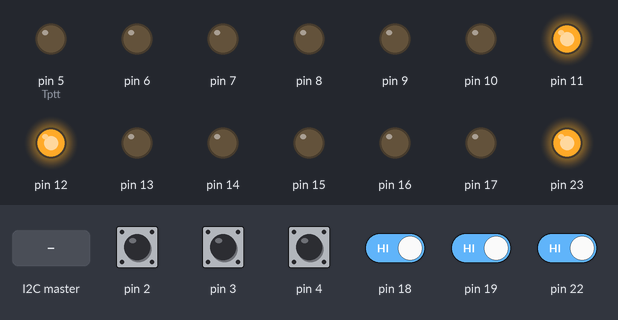
Simulated run of this sketch. Board: Arduino Uno, built with avr-gcc and run on an emulated ATmega328P. Parts: output pins drawn as LEDs (lit = HIGH). The inputs (shaded band) are chosen by the test bench; at power-on: pin 2–4, pin 18, pin 19, pin 22 HIGH.

Above: at 1.2 s.
1.3 s: the I2C master sends the byte 1
At 2.3 s:
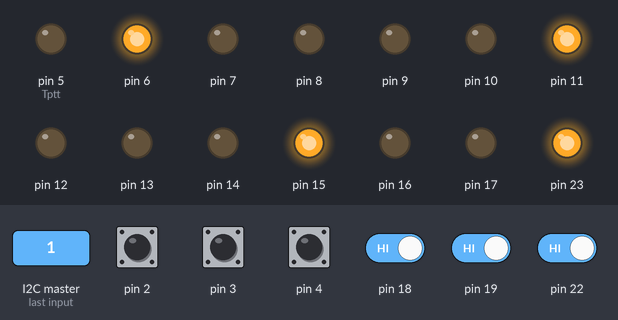
2.8 s: the I2C master sends the byte 0
At 3.4 s:
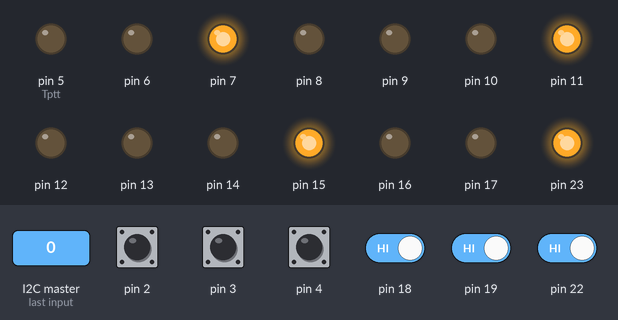
4.3 s: pin 18 driven LOW and pin 19 driven LOW and pin 22 driven LOW
At 4.6 s:
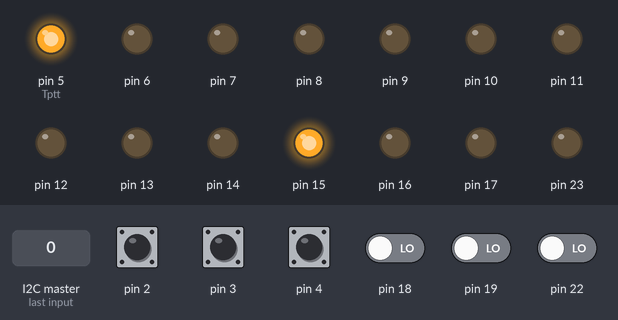
5.8 s: pin 2 pulled LOW for 0.15 s
At 6.9 s:
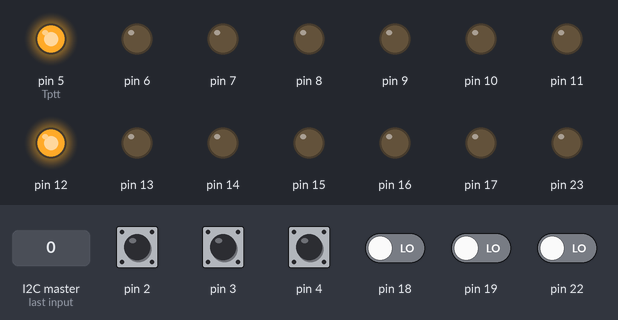
7.4 s: pin 3 pulled LOW for 0.15 s
At 7.47 s:
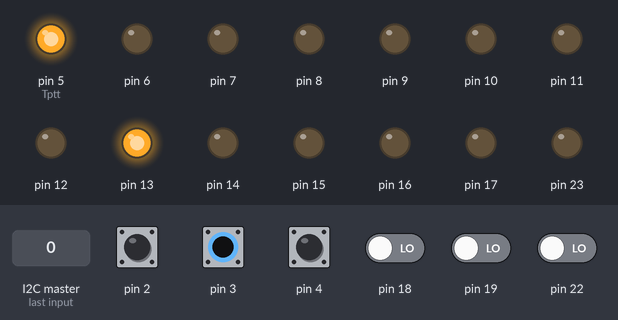
9.0 s: pin 22 driven HIGH
At 9.4 s:
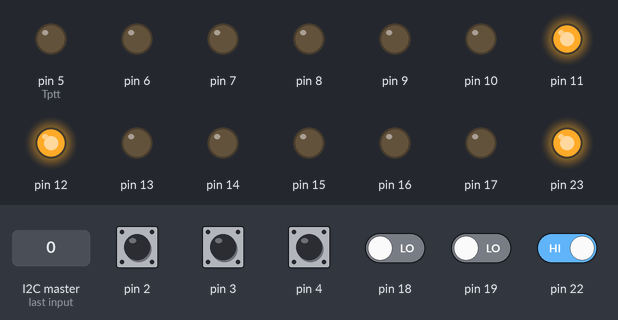
Timing chart, 0 to 11.5 s (numbered marks = the images above; inputs shaded):
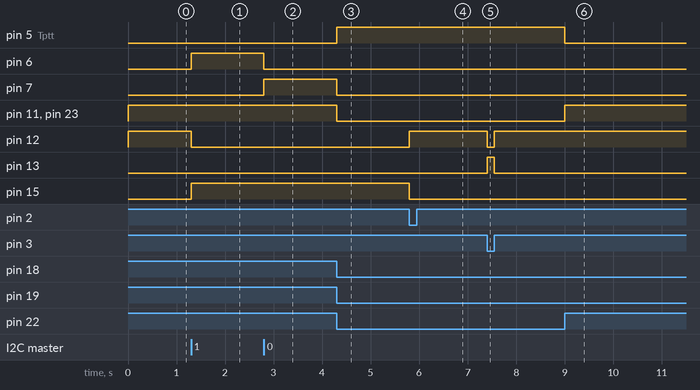

Measured:
- after the input at 1.3 s, pin 6, pin 15: LOW → HIGH at once; pin 12: HIGH → LOW at once
- after the input at 2.8 s, pin 6: HIGH → LOW at once; pin 7: LOW → HIGH at once
- after the input at 4.3 s, pin 5 (Tptt): LOW → HIGH at once; pin 7, pin 11, pin 23: HIGH → LOW at once
- after the input at 5.8 s, pin 12: LOW → HIGH at once; pin 15: HIGH → LOW at once
- after the input at 7.4 s, pin 12: HIGH → LOW at once, → HIGH 0.15 s later; pin 13: LOW → HIGH at once, → LOW 0.15 s later
- after the input at 9.0 s, pin 5 (Tptt): HIGH → LOW at once; pin 11, pin 23: LOW → HIGH at once

The sketch:

HL_Filters.ino
```cpp
// (licence header left out)
/*
                               +-----+
                  +------------| USB |------------+
                  |            +-----+            |
  LP17_15    B5   | [ ]D13/SCK        MISO/D12[ ] |   B4 LPthru
                  | [ ]3.3V           MOSI/D11[ ]~|   B3 HP160
                  | [ ]V.ref     ___    SS/D10[ ]~|   B2 HPthru
  LP30_20    C0   | [ ]A0       / N \       D9[ ]~|   B1 HP80
  LP60_40    C1   | [ ]A1      /  A  \      D8[ ] |   B0 HP40
  LP80       C2   | [ ]A2      \  N  /      D7[ ] |   D7 HP30
  LP160      C3   | [ ]A3       \_0_/       D6[ ]~|   D6 HP17
             C4   | [ ]A4/SDA               D5[ ]~|   D5 Tptt
             C5   | [ ]A5/SCL               D4[ ] |   D4 I3 (Input with pullups)
  n/c     Pin19   | [ ]A6              INT1/D3[ ]~|   D3 I2 (Input with pullups)
  n/c     Pin22   | [ ]A7              INT0/D2[ ] |   D2 I1 (Input with pullups)
                  | [ ]5V                  GND[ ] |
             C6   | [ ]RST                 RST[ ] |   C6 RESET
                  | [ ]GND   5V MOSI GND   TX1[ ] |   D0
                  | [ ]Vin   [ ] [ ] [ ]   RX1[ ] |   D1
                  |          [ ] [ ] [ ]          |
                  |          MISO SCK RST         |
                  | NANO-V3                       |
                  +-------------------------------+

  Rptt = Pin 8 (PB7) Wires to the crystal in an Arduino and N/A. Using it as a data line in this cct.
  I4   = Pin7 (PB6) Crystal input N/A on Arduino. (Input with pullups) on J6 connector
                  http://busyducks.com/ascii-art-arduinos


  PortB 0 HP40    out   | PortC 0 LP30_20 out   | PortD 0 NC    in (Serial) **
        1 HP80    out   |       1 LP60_40 out   |       1 NC    in (Serial) **
        2 HPthru  out   |       2 LP80    out   |       2 I1    in
        3 HP160   out   |       3 LP160   out   |       3 I2    in
        4 LPthru  out   |       4 SDA     in    |       4 I3    in
        5 LP17_15 out   |       5 SCL     in    |       5 Tptt  out
        6 I4      in    |       6 RESET   in    |       6 HP17  out
        7 Rptt    out   |       7 ???     in    |       7 HP30  out

       Pullup on PB6 forces PB7 output Hi and sets Rx mode
       These are the crystal pins and normally set with PORTB, Pullup on PB6 and PB7 output Hi sets Rx
       mode6 = Hi and PORTB, 7 = L0 with no pullups.
    ** Serial in pins needed for bootloading, PORTD, 0 = RXD and PORTD, 1 = TXD with no pullups
*/

////////////////////////////////////////////////////////////////////////////////////////////////////////////
//                                          Code starts here
////////////////////////////////////////////////////////////////////////////////////////////////////////////

// Add includes here
#include "Features_and_Settings.h"
#include <Wire.h>
#if defined(FEATURE_I2C_LCD)    // A 3.3 volt I2C LCD display is used to print debug messages and status
#include <LiquidCrystal_I2C.h>
#endif
// End of includes

//Serial and I2C Globals and constants
#define baudRate 19200
const uint8_t MY_ADDRESS = 0x20; // Fixed by Hermes-Lite requirement
#ifdef FEATURE_I2C_LCD
const uint8_t OTHER_ADDRESS = lcdAddr;
#endif

//char I2C_sendBuf[32];
//uint8_t I2C_recBuf[32];
// uint8_t FILT = 0; //Commands received are placed in this variable

//boolean last_state = HIGH;

struct status {
  uint8_t J16signals;
  uint16_t txFilterNum;
  uint16_t rxFilterNum;
  boolean MOX_State; // true = Rx, false = Tx
  boolean auxValue; // true = switch on 160M Rx filter, false filter switched off
} _status;

status lastState = _status;


// System global values
const boolean RX = true;
const boolean TX = false;
boolean gHL1mode = false;

#if defined(FEATURE_I2C_LCD)
// Set the pins on the I2C chip used for LCD connections:
//                       addr, en,rw,rs,d4,d5,d6,d7,bl,blpolthe same
LiquidCrystal_I2C lcd(lcdAddr, 2, 1, 0, 4, 5, 6, 7, 3, POSITIVE);  // Set the LCD I2C address
#endif

void setup() {
  // Setup the port directions
#ifdef DEBUG_ARDUINO_MODE // We lose D0 and D1 plus B6 and B7 in Arduino mode
  DDRB = DDRB | B00111111; // Don't change bits 7,6 as these are oscillator
  DDRD = DDRD | B11100000; // Don't change bits 1, 0 as these are serial pins. Set bits 7..5
  DDRD = DDRD & B11100011; // Make sure bits 4..2 are inputs (D4, D3, D2 on Arduino)
#else
  DDRB = 0b10111111;  // bit 7 output, bit 6 input, bits 5 .. 0 outputs.
  DDRD = 0b11100000;  // bits 7 .. 5 outputs, bits 4 .. 0 inputs.
#endif
  DDRC = 0b00001111;  // bits 7 .. 4 inputs.bits 3 .. 0 outputs.

  //Set up port states for outputs and pullups for inputs
#ifdef DEBUG_ARDUINO_MODE
  PORTB = PORTB & 0b11000000; // Clear everything except oscillator settings
  PORTB = PORTB | 0b00011000; // Turn on HP160 and LPthru filters
  PORTD |= 0b00011100; // Pullups for inputs PD2..4
#else
  PORTB = 0b11011000; // Pullup on PB6 with PB7, 3, 2 outputs Hi sets Rx mode with HP160 and LPthru
  PORTD = 0b00011111; // Pullups for inputs PD0..4
#endif
  PORTC = 0b10110000; // SCL & SDA Pullups

  // Set the board's initial Status to match port settings
  _status.J16signals = 0x07; // Assume not connected initially
  _status.txFilterNum = LPthru;
  _status.rxFilterNum = HP160;
#ifdef DEBUG_ARDUINO_MODE
  _status.MOX_State = TX; // We can't set the  RX mode as its pin (PB, 7) is the oscillator
#else
  _status.MOX_State = RX; // true = Rx, false = Tx
#endif

  // Setup the I2C
  Wire.begin (MY_ADDRESS);
  Wire.onReceive (receiveEvent);
#if defined(FEATURE_I2C_LCD) // Setup the display if enabled
  lcd.begin(lcdNumRows, lcdNumCols);
  lcd_PrintSplash();
#endif

#ifdef FEATURE_SERIAL_PRINT
  //Initialize serial and wait for port to open:
  Serial.begin(baudRate);
  //  while (!Serial) {
  //    ; // wait for serial port to connect. Needed for Leonardo only
  //  }
  PrintSplash();
#endif
  lastState = _status;
  applyStatus(); // Set filters to initial state in case the board is not connected to a radio.
}
////////////////////////////////////////////////////////////////////////////////////////////////////////////
//                                        Main Loop starts here
////////////////////////////////////////////////////////////////////////////////////////////////////////////
void loop() {

#if defined(FEATURE_I2C_LCD)
  lcd_DisplayStatus();
#endif

  // Check to see whether an I2C device is connected or if the shorting plug is plugged in on the
  // I2C connector. If the shorting plug is installed (HL1 mode), poll the input pins for a filter
  // or pttchange and set the _status struct accordingly. The struct will be checked against the
  // last time the pins were polled and processed if changed. I2C operates via an interrupt and
  // does not need to be polled.
  if ((PINC & 0b000110000) == 0) { // Test for SDA and SCL both LOW (possibly shorting plug in)
    delay(1);
    if ((PINC & 0b000110000) == 0) { // After short delay test again for SDA and SCL both LOW
      gHL1mode = true;              // and if so we must have the shorting plug plugged in.
    }
  }
  else {
    gHL1mode = false;
  }

  if (gHL1mode) { // Only process if we are using a Hermes-Lite version HL1
    /*
        // In case there is RF from Hermes-Lite we switch to the transmit filters in order to
        // isolate the receiver input. It is OK to hot switch the Tx filters.
      #ifndef DEBUG_ARDUINO_MODE  // Don't change this in Arduino mode as it is the oscillator pin
        PORTB &= ~(1 << Rptt);  // Clear Rx mode
      #endif
        PORTD |= (1 << Tptt);   // Set to Tx mode


          digitalWrite(Tptt, HIGH);
          delay(1000);
          digitalWrite(Tptt, LOW);
          delay(1000);
          digitalWrite(Tptt, HIGH);
          delay(1000);
          digitalWrite(Tptt, LOW);
          delay(1000);
    */

    // Now get the state of the J16 lines from HL1
//    _status.J16signals = 0; //TODO check if this is an overkill and remove if so
    _status.J16signals = ((PIND & 0b00011100) >> 2);

    if ((_status.J16signals != lastState.J16signals)) { // Only process input pins if filter changed.
#ifdef FEATURE_SERIAL_PRINT
      Serial.print(F("Changed input = ")); Serial.println(_status.J16signals, BIN);
#endif
      switch (_status.J16signals)
      {
        case 1: // 160 Metre band.
          _status.txFilterNum = LP160;
          _status.rxFilterNum = HP160;
          break;
        case 2: // 80 Metre band.
          _status.txFilterNum = LP80;
          _status.rxFilterNum = HP80;
          break;
        case 3: // 60/40 Metre band.
          _status.txFilterNum = LP60_40;
          _status.rxFilterNum = HP40;
          break;
        case 4: // 30/20 Metre band.
          _status.txFilterNum = LP30_20;
          _status.rxFilterNum = HP30;
          break;
        case 5: // 17/15 Metre band.
          _status.txFilterNum = LP17_15;
          _status.rxFilterNum = HP17;
          break;
        case 6: // 12/10 Metre band.
          _status.txFilterNum = LPthru;
          _status.rxFilterNum = HP17;
          break;
        case 7: // Roof and Floor filters.
          _status.txFilterNum = LPthru;
          _status.rxFilterNum = HP160;
          break;
        default:
          _status.txFilterNum = LPthru;
          _status.rxFilterNum = HPthru;
      }
#ifdef FEATURE_SERIAL_PRINT
      Serial.println(F("Processed a filter change"));
#endif
    }

    // Having processed the filter commands, we now get the actual state of MOX .
#ifndef DEBUG_ARDUINO_MODE
    _status.MOX_State = (PINB & (1 << mox)); // This is an oscillator pin in Arduino mode so
    // don't attempt to read read on an Arduino.
#endif
  } // Finished reading and recording state of input pins

  if ((_status.txFilterNum != lastState.txFilterNum) | (_status.rxFilterNum != lastState.rxFilterNum) |
      (_status.MOX_State != lastState.MOX_State)) {
    applyStatus();
#ifdef FEATURE_SERIAL_PRINT
    PrintSplash();
#endif
  }
}

////////////////////////////////////////////////////////////////////////////////////////////////////////////
//                                        Subroutines start here
////////////////////////////////////////////////////////////////////////////////////////////////////////////

#if defined(FEATURE_I2C_LCD)
void lcd_PrintSplash()
{
  lcd.home();                   // go home
  lcd.print(F("Hermes-Lite     "));
  lcd.setCursor (0, 1);        // go to the next line
  lcd.print(F("Smart Filter v1 "));
}
#endif

/**********************************************************************************************************/
#ifdef FEATURE_SERIAL_PRINT
void PrintSplash()
{
  uint8_t *port;
  uint8_t pin;

  Serial.println(F("Hermes-Lite Smart Filter v1.0.0"));
  Serial.print(F("_status.J16signals  = ")); Serial.println(_status.J16signals, BIN);
  Serial.print(F("_status.txFilterNum = ")); Serial.println(_status.txFilterNum, HEX);
  Serial.print(F("_status.rxFilterNum = ")); Serial.println(_status.rxFilterNum, HEX);
  Serial.print(F("_status.MOX_State   = ")); Serial.println(_status.MOX_State);

  // Print the port and pin for the TX filters
  Serial.print(F("LP Filter = "));
  *port = (_status.txFilterNum & 0x00FF);
  pin = (_status.txFilterNum >> 8); // Shift hi order 8 bits to lo order position and drop lo order
  if (*port == &PORTB) {
    Serial.print(F("PORTB, "));
  } else {
    Serial.print(F("PORTC, "));
  }
  Serial.println(pin);

  // Print the port and pin for the RX filters
  *port = (_status.rxFilterNum & 0x00FF);
  pin = (_status.rxFilterNum >> 8); // Shift hi order 8 bits to lo order position and drop lo order
  Serial.print(F("HP Filter = "));
  if (*port == &PORTB) {
    Serial.print(F("PORTB, "));
  } else {
    Serial.print(F("PORTD, "));
  }
  Serial.println(pin);
}
#endif

/**********************************************************************************************************/
#if defined(FEATURE_I2C_LCD)
void lcd_DisplayStatus()
{
  uint8_t *port;
  uint8_t pin;

  // Print the _status struct on a 2 line 16 column display
  lcd.home();
  //lcd.print(F("0123456789012345")); I am using this for display layout template
  //lcd.print(F("HP = B5: LP = D6"));

  // Print the port and pin for the TX filters
  lcd.print(F("HP = "));
  *port = (_status.txFilterNum & 0x00FF);
  pin = (_status.txFilterNum >> 8); // Shift hi order 8 bits to lo order position and drop lo order
  if (*port == &PORTB) {
    lcd.print("B");
  } else {
    lcd.print("C");
  }
  lcd.print(pin);

  // Print the port and pin for the RX filters
  *port = (_status.rxFilterNum & 0x00FF);
  pin = (_status.rxFilterNum >> 8); // Shift hi order 8 bits to lo order position and drop lo order
  lcd.print(F(": LP = "));
  if (*port == &PORTB) {
    lcd.print("B");
  } else {
    lcd.print("D");
  }
  lcd.print(pin);

  // Print the ptt state and the J16 pins value as Hex. (Need to decode manually)
  lcd.setCursor (0, 1);        // go to the next line (column, row)
  // 0123456789012345
  // TR=Rx:J16=0xFF
  lcd.print(F("TR = "));
  if (_status.MOX_State) {
    lcd.print("Rx"); // T-R_State true = "Rx"
  } else {
    lcd.print("Tx"); // T-R_State false = "Tx"
  }
  lcd.print(F(":J16="));
  lcd.print(_status.J16signals, HEX);
}
#endif

/**********************************************************************************************************/
void applyStatus()
{
  uint8_t pin;

  // First set transmit/receive state regardless of previous state i.e. may duplicate current setting.
  if (_status.MOX_State == RX) {
    PORTD &= ~(1 << Tptt);  // Clear Tx mode
#ifndef DEBUG_ARDUINO_MODE  // Don't change this in Arduino mode as it is the oscillator pin
    PORTB |= (1 << Rptt);   // Set to Rx mode
#endif
  } else {
#ifndef DEBUG_ARDUINO_MODE  // Don't change this in Arduino mode as it is the oscillator pin
    PORTB &= ~(1 << Rptt);  // Clear Rx mode
#endif
    PORTD |= (1 << Tptt);   // Set to Tptt mode
  }

  clearFilters();

  // Turn on the new TX filter
  pin = (_status.txFilterNum >> 8);

#define T_PORT (* (volatile uint8_t *) (_status.txFilterNum & 0x00FF))
  T_PORT |= (1 << pin);

  // Turn on the RX filter only if in RX mode otherwise leave cleared for better Rx to Tx isolation
  if (_status.MOX_State == RX) {
    pin = (_status.rxFilterNum >> 8);
#define R_PORT (* (volatile uint8_t *) (_status.rxFilterNum & 0x00FF))
    R_PORT |= (1 << pin);

    // Here we check to see if Aux value is set and switch in the 160M filter if so
    if(_status.auxValue) {
      pin = (HP160 >> 8);
#define A_PORT (* (volatile uint8_t *) (HP160 & 0x00FF))
        A_PORT |= (1 << pin);
    }
  }

  lastState = _status;
}

/**********************************************************************************************************/
void clearFilters() // Does not change PORTB 6,7 (osc) or PORTD 0,1 (serial)
{
  // Clear all the HP and LP filters
  PORTB &= 0b11000000; // PORTB 5..0 = LP17_15, LPthru, HP160, HPthru, HP80, HP40 cleared
  PORTC &= 0b11110000; // PORTC 3..0 = LP160, LP80, LP60-40, LP30-20 cleared
  PORTD &= 0b00111111; // PORTD 7,6 = HP30, HP17 cleared
}

/************************** I2C subroutines ***************************************************************/

// The slave is listening for filter switching commands from the master. Embedded into the filter
// values is the ptt state which is held in bit 7. Bits 6..4 contain the selected Tx filter value.
// Bit 3 is for general use. Bits 2..0 hold the Rx filter value. For any change of state e.g band
// change, ptt action including a CW key press or frequency excursion beyond the band edge this 8 bit
// value is sent. It is the only data sent from Hermes-Lite so any received will be a valid ptt or filter.

// The receiveEvent captures the sent command in the filt variable and updates the _status struct
// with ptt state, Tx filter value and Rx filter value. Polling in main loop detects change to _status.

void receiveEvent(int howMany)
// called by I2C interrupt service routine when any incoming data arrives.
// The data is only ever sent as a single uint8_t so there is no need for byte count checking.
{
  uint8_t filt;
  uint8_t cnt;
  uint8_t rxValue;
  uint8_t txValue;
  uint8_t readValue;

  // Get the ptt state
//  _status.MOX_State = (filt & 0b10000000); // High order bit = MOX (LOW = Tx, HIGH = Rx)
  _status.MOX_State = (PINB & (1 << mox));

  // Get the filter. The first byte is a latch for and second byte is filter value
  for(cnt = 0; cnt<howMany; cnt++)
  {
    readValue = Wire.read();    // receive a byte as 8 bit unsigned integer
    if(cnt == 1) {
      filt = readValue;
    }
  }

  //Extract the transmit, receive filter values and auxilliary bit value.
  txValue = ((filt & 0b01110000) >> 4);
  rxValue = (filt & 0b00000111);
  _status.auxValue = ((filt & 0b00001000) >> 3); // We use this to decide to turn on 160M filter or not

  // Build the value to go into the _status.txFilterNum
  switch (txValue)
  {
    case 1: // 160 Metre band.
      _status.txFilterNum = LP160;
      break;
    case 2: // 80 Metre band.
      _status.txFilterNum = LP80;
      break;
    case 3: // 60/30 Metre band.
      _status.txFilterNum = LP60_40;
      break;
    case 4: // 30/20 Metre band.
      _status.txFilterNum = LP30_20;
      break;
    case 5: // 17/15 Metre band.
      _status.txFilterNum = LP17_15;
      break;
    case 6: // 12/10 Metre band.
      _status.txFilterNum = LPthru;
      break;
    case 7: // Roof and Floor filters.
      _status.txFilterNum = LPthru;
      break;
    default:
      _status.txFilterNum = LPthru;
  }

  // Build the value to go into the _status.rxFilterNum
  switch (rxValue)
  {
    case 1: // 160 Metre band.
      _status.rxFilterNum = HP160;
      break;
    case 2: // 80 Metre band.
      _status.rxFilterNum = HP80;
      break;
    case 3: // 60/30 Metre band.
      _status.rxFilterNum = HP40;
      break;
    case 4: // 30/20 Metre band.
      _status.rxFilterNum = HP30;
      break;
    case 5: // 17/15 Metre band.
      _status.rxFilterNum = HP17;
      break;
    case 6: // 12/10 Metre band.
      _status.rxFilterNum = HP17;
      break;
    case 7: // Roof and Floor filters.
      _status.rxFilterNum = HP160;
      break;
    default:
      _status.rxFilterNum = HPthru;
  }
#ifdef FEATURE_SERIAL_PRINT
  Serial.println(F("Signal processed via I2C"));
#endif
#if defined(DEBUG_SHOW_FILTER_SWITCH_SIGNALS)
  lcd.home();
  lcd.print("@receiveEvent()");
  lcd.setCursor (0, 1);
  lcd.print("filt = ");
  lcd.print(filt);
#endif
}

/**********************************************************************************************************/
/*
  void requestEvent()
  // This is called if the master has asked the slave for information. The
  // command to identify which info has been received by receiveEvent and
  // placed into the global "FILT" variable.
  {
  //  Serial.print("@Slave:requestEvent(), FILT = ");
  //  Serial.println(FILT, 10);
  switch (FILT)
  {
      //    case FILT_READ_A0: sendSensor(A0, _volts); break;  // send A0 value
      //    case FILT_READ_A1: sendSensor(A1, _amps); break;  // send A1 value
      //    case FILT_READ_A2: sendSensor(A2, _analog2); break;  // send A2 value
      //    case FILT_READ_D2: Wire.write(digitalRead(2)); break;   // send D2 value
      //    case FILT_READ_D3: Wire.write(digitalRead(3)); break;   // send D3 value
      //    case FILT_STATUS: sendStatus();
      //    case FILT_ID: {
      //        memset(I2C_sendBuf, '\0', 32); // Clear the I2C Send Buffer
      //        strcpy(I2C_sendBuf, "Slave address = 9");
      /*
          int len = strlen(I2C_sendBuf);
          I2C_sendBuf[len] = '\0';
          for (byte i = 0; i <= len; i++) {
            Wire.write(I2C_sendBuf[i]); // Chug out 1 character at a time
          }  // end of for loop
          /*    Wire.write(I2C_sendBuf);
                Serial.print("@Slave:requestEvent(), Response sent = ");
                Serial.println(I2C_sendBuf); star, slash
      //          Wire.write(I2C_sendBuf);
      //        break;   // send our ID
      //      }
  }  // end of switch
  FILT = 0;
  }

  void sendSensor (const byte which, uint8_t cmd)
  // The integer value of the analog port is converted to a string and sent.
  {
  int val = analogRead (which);
  //  uint8_t len;

  memset(I2C_sendBuf, '\0', 32); // Clear the I2C Send Buffer
  sprintf(I2C_sendBuf, "%d %d", cmd, val);
  //  len = strlen(I2C_sendBuf);
  /*
    I2C_sendBuf[len] = '\0';
    for (byte i = 0; i <= len; i++)
    {
      Wire.write(I2C_sendBuf[i]); // Chug out one char at a time.
    }  // end of for loop

  star, slash
  Wire.write(I2C_sendBuf);
  //  Serial.println(I2C_sendBuf); // debug
  }  // end of sendSensor
*/
/**********************************************************************************************************/
```

Source omitted: Features_and_Settings.h (6359 bytes)
